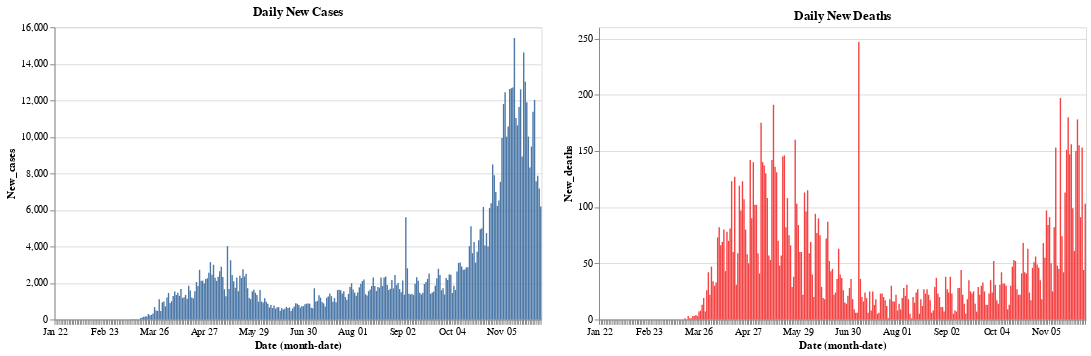

The cell this chart's notebook holds for it:
### Code cell
red = alt.value("#f54242")
base.encode(y = 'New_cases').properties(title = 'Daily New Cases') | base.encode(y = 'New_deaths', color = red).properties(title = 'Daily New Deaths')

### Figure 1 — Vega-Lite specification as saved in the notebook (floating-point values rounded to 4 significant figures; data arrays with more than 128 entries replaced by an {"elided": "..."} marker saying what was removed)
{"config": {"view": {"continuousWidth": 400, "continuousHeight": 300}}, "hconcat": [{"mark": "bar", "encoding": {"x": {"type": "ordinal", "field": "Date", "timeUnit": "monthdate"}, "y": {"type": "quantitative", "field": "New_cases"}}, "title": "Daily New Cases", "width": 500}, {"mark": "bar", "encoding": {"color": {"value": "#f54242"}, "x": {"type": "ordinal", "field": "Date", "timeUnit": "monthdate"}, "y": {"type": "quantitative", "field": "New_deaths"}}, "title": "Daily New Deaths", "width": 500}], "data": {"name": "data-7cb1ea49877fdee5b99c5f99fd403bdb"}, "$schema": "https://vega.github.io/schema/vega-lite/v4.8.1.json", "datasets": {"data-7cb1ea49877fdee5b99c5f99fd403bdb": {"elided": "314 records"}}}
